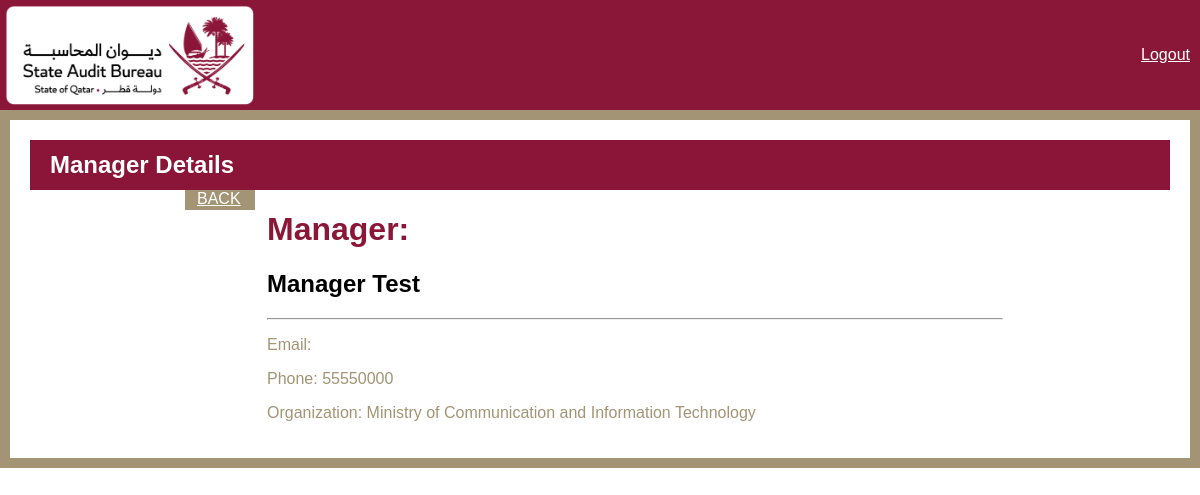
Page /manager/7/ on the earlier database version.
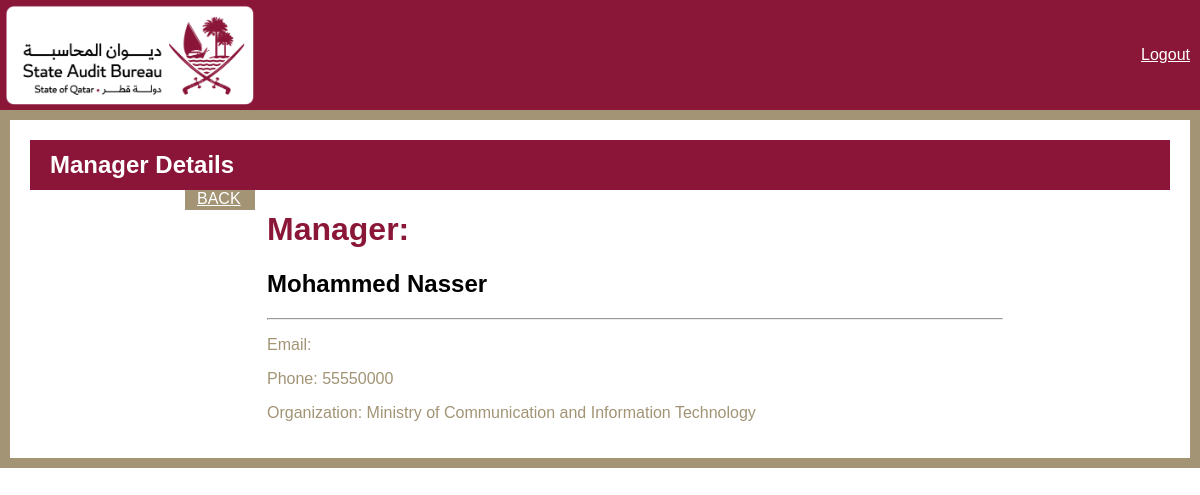
Same page on the later database version.
### base/models.py (models this page shows)
class Manager(models.Model):
    manager = models.OneToOneField(CustomUser, on_delete=models.CASCADE)
    phone = models.CharField(max_length=100)
    organization = models.CharField(max_length=100)
    def __str__(self):
            return self.manager.first_name + ' ' + self.manager.last_name

### accounts/models.py (models this page shows, shortened)
class CustomUser(AbstractUser):
    username = models.CharField(max_length=11, unique=True)
    email = models.EmailField(max_length=254)
    first_name = models.CharField(max_length=30)
    last_name = models.CharField(max_length=30)
    ROLE_CHOICES = (
        ('trainee', 'Trainee'),
        ('admin', 'Admin'),
        ('manager', 'Manager'),
    )
    role = models.CharField(max_length=10, choices=ROLE_CHOICES, default="trainee")
    secret_key = models.CharField(max_length=16, blank=True, null=True)
    USERNAME_FIELD = "username"
    REQUIRED_FIELDS = "email", "first_name", "last_name", "role"

### base/views.py (the view)
# urls.py: path('manager/<int:pk>/', ManagerDetail.as_view(), name="manager"),
class ManagerDetail(DetailView):
    model = Manager
    template_name = 'base/admin_dashboard/manager_detail.html'
    context_object_name = 'manager'

### base/templates/base/admin_dashboard/manager_detail.html (shortened to what this page needs)
{% load static %}
<!DOCTYPE html>
<html>
   <head>
      <link rel="stylesheet" href="https://cdnjs.cloudflare.com/ajax/libs/font-awesome/6.3.0/css/all.min.css" />
	    <link rel="stylesheet" href="https://cdnjs.cloudflare.com/ajax/libs/bootstrap/5.3.0-alpha1/css/bootstrap-grid.min.css" />
    <link rel="stylesheet" href="{% static 'css/reg_style.css' %}">
</head>
   <body>
    <div class="header">
      <div class="logo">
         <img src="{% static 'img/primary-rgb-state-audit-bureau-1@2x.png' %}" alt="Logo">
        </div>
        <div class="language-toggle">
          <span ><a  style="color:white;"class="hello-msg" href="{% url 'logout' %}">Logout</a></span>
       </div>
    </div>
    <div class="gold-border container-fluid">
      <div class="maroon-bar">
        <h2>Manager Details</h2>
      </div>
      <div class="container">
        <div class="row justify-content-center">
          <a class="btn btn-primary" style="width: 70px; height:20px; color:white;" href="{% url 'managers' %}">BACK</a>
          <div class="col-md-8">
            <div class="card">
              <div class="card-header">
                <h1 style="color:#8A1738" > Manager:</h1>
                <h2 style="color:#000">{{manager}}</h2>
                <hr/>
              </div>
              <div class="card-body" >
                <p> Email: {{manager.email}}</p>
                <p> Phone: {{manager.phone}}</p>
                <p> Organization: {{manager.organization}}</p>
              </div>
            </div>
          </div>
        </div>
      </div>
    </div>
</body>
</html>

Differences in the rows shown:
changed through a linked row, Manager "Ministry of Communication and Information Technology": manager.last_name "Manager Test" → "Mohammed Nasser"
